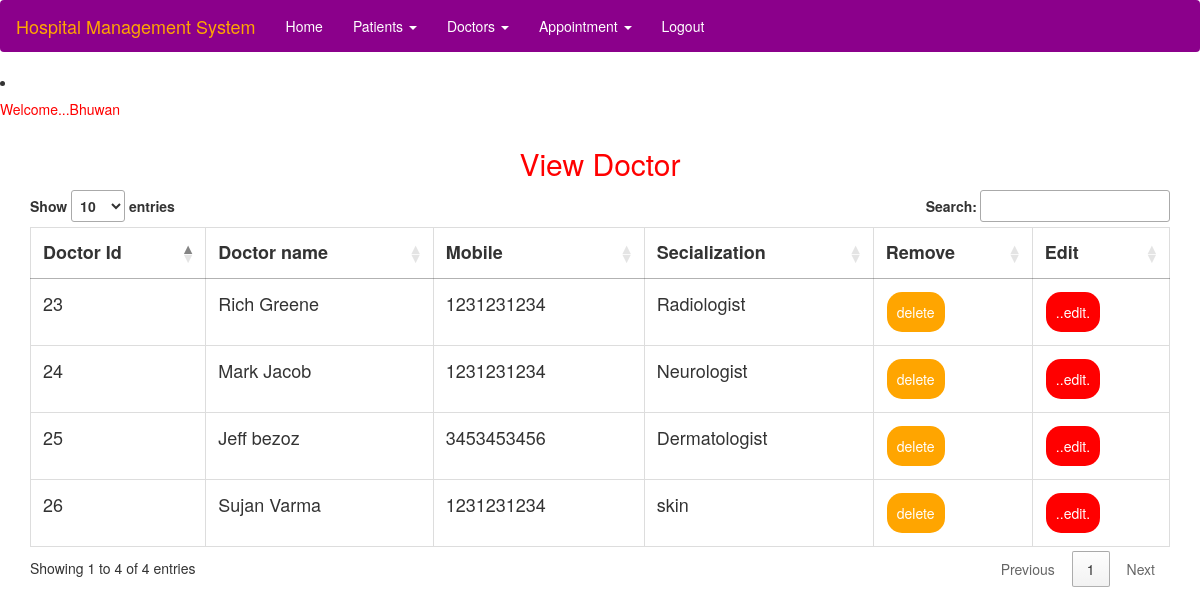
Page /view_doctor (signed in) on the committed database.
### hospital/models.py (models this page shows, shortened)
class Doctor(models.Model):
    name = models.CharField(max_length=50, null=True)
    mobile = models.IntegerField(null=True)
    special = models.CharField(max_length=50, null=True)

### hospital/views.py (the view)
# urls.py: path('view_doctor', view_Doctor, name='view_doctor'),
def view_Doctor(request):
    if not request.user.is_staff:
        return redirect('login')
    stats = Stats.objects.all()
    doc = Doctor.objects.all()
    d = {'doc': doc, "stats": stats}
    return render(request, 'view_doctor.html', d)

### hospital/templates/view_doctor.html
{% extends 'navigation.html' %}
{% block body %}
  <div class="container">
<center><h2 style="color:red">View Doctor</h2></center>
<table class="table table-bordered" id="myTable">
  <thead>
  <tr>
    <th>Doctor Id</th>
    <th>Doctor name</th>
      <th> Mobile</th>
    <th>Secialization</th>
    <th>Remove</th>
    <th>Edit</th>
  </tr>
  </thead>
    <tbody>
    {% for i in doc %}
  <tr>
    <td>{{i.id}}</td>
    <td>{{i.name}}</td>
      <td>{{i.mobile}}</td>
      <td>{{i.special}}</td>
    <td><a href="{% url 'delete_doctor' i.id %}"><button class="button button1">delete</button></a></td>
    <td><a href="{% url 'edit_doctor' i.id %}"><button class="button button1" style="background-color:red">..edit.</button></a></td>
  </tr>
    {% endfor %}
  </tbody>
</table>
  </div>
{% endblock %}

### hospital/templates/navigation.html (shortened to what this page needs)
<!DOCTYPE html>
<html lang="en">
<head>
    {% load static %}
  <link rel="stylesheet" href="https://maxcdn.bootstrapcdn.com/bootstrap/3.4.0/css/bootstrap.min.css">
  <link rel = stylesheet href = "//cdn.datatables.net/1.10.19/css/jquery.dataTables.min.css">
</head>
<body>
<nav class="navbar navbar-expand-sm bg-info navbar-dark" style="background-color:DarkMagenta">
  <div class="container-fluid">
    <div class="navbar-header">
      <a class="navbar-brand" href="#" style="color:orange">Hospital Management System</a>
    </div>
    <ul class="nav navbar-nav">
      <li class="active"><a href="{% url 'home' %}" style="color:white">Home</a></li>
      <li class="dropdown"><a class="dropdown-toggle" data-toggle="dropdown" href="#" style="color:white">Patients  <span class="caret"></span></a>
      </li>
      <li class="dropdown"><a class="dropdown-toggle" data-toggle="dropdown" href="#" style="color:white">Doctors  <span class="caret"></span></a>
      </li>
      <li class="dropdown"><a class="dropdown-toggle" data-toggle="dropdown" href="#" style="color:white">Appointment  <span class="caret"></span></a>
      </li>
      <li><a href="{% url 'logout' %}" style="color:white">Logout</a></li>
    </ul>
  </div>
</nav>
<li><h5 style="color:red">Welcome...<span style="color:red">{{request.user.username}}</span></h5></li>
{% block body %}
{% endblock %}
</body>
</html>

### hospital/templates/navigation.html (style rules this page uses)
* { box-sizing: border-box; }
#myTable { border-collapse: collapse; width: 100%; border: 1px solid #ddd; font-size: 18px; }
#myTable th, #myTable td { text-align: left; padding: 12px; }
#myTable tr { border-bottom: 1px solid #ddd; }
.button { background-color: orange; border: none; color: white; padding: 10px; text-align: center; text-decoration: none; display: inline-block; font-size: 14px; margin: 1px 1px; cursor: pointer; }
.button1 { border-radius: 15px; }

### rows in the picture
Doctor: id "23", name "Rich Greene", mobile "1231231234", special "Radiologist"
Doctor: id "24", name "Mark Jacob", mobile "1231231234", special "Neurologist"
Doctor: id "25", name "Jeff bezoz", mobile "3453453456", special "Dermatologist"
Doctor: id "26", name "Sujan Varma", mobile "1231231234", special "skin"

### other values in the picture
{{ request.user.username }} "Bhuwan"
